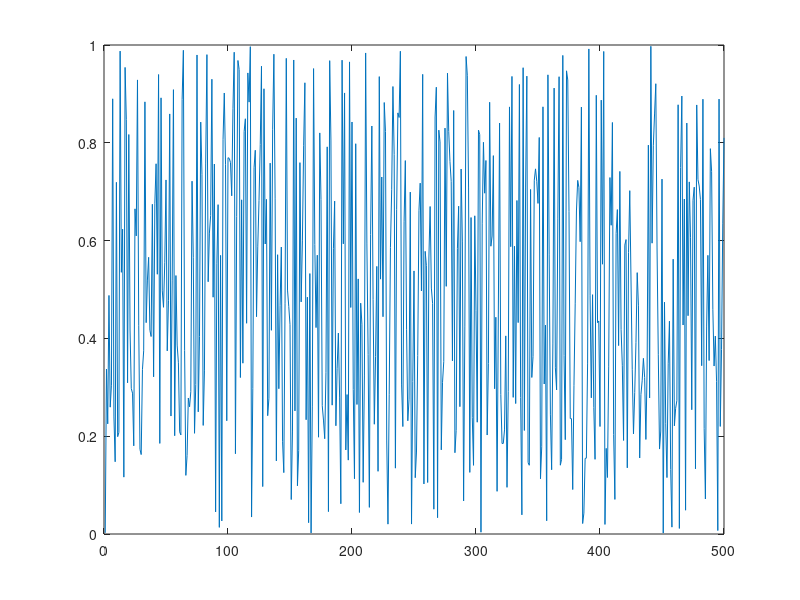

Here is the MATLAB script that generated this plot: (Note: this script raises an error after producing the figure.)

%% Simulate Junk Drawer Effect
% This script is meant to explore the "junk drawer effect" observed in my
% human ECoG data. Essentially it seems like the model needs access to high
% frequencies in order to categorize unstable (decorrelated across space)
% modes. Without it, it is only capable of finding stable modes.
%
% The plan here is to simulate an AR process with eigenvalues that follow
% some power law. Then take the simulated data, filter it at different low
% pass cut offs, and see for which frequencies it is possible to recover
% the initial eigenmode spectrum
%
% @author JStiso April 2017

%% Define constants

n_elecs = 128;
srate = 1000;
% initialize frequencies
freq = zeros(1, n_elecs);
% add negatives to get eigenvalues in conjugate pairs
freq_pos = logspace(log10(3), log10(500), n_elecs/2); % in hz
freq(1:2:n_elecs - 1) = freq_pos;
freq(2:2:n_elecs) = -1.*freq_pos;
pow_exp = -1.1;
dampr = -1./(abs(freq).^pow_exp); % in 1/s

% should look like a power law
clf
scatter(dampr, freq);

%% Make eigenvalues
% lambda = p*exp(i*phi)
% dampr = log2(p)*srate
% freq = phi*srate/2pi

p = (dampr./srate).^2;
phi = (freq.*2.*pi)/srate;

% lambda = a + bi
% lambda = pcos(phi) + isin(phi)

lambda = (p.*(cos(phi) + 1i.*sin(phi)))';

% values should be less than one
clf
plot(abs(lambda))


% make A
A = diag(lambda);

%% Simulate AR1 process

% constants
time = 2000;
x = zeros(n_elecs,time);
x(:,1) = rand(1,n_elecs);

for t = 1:time-1
    x(:,t+1) = A*x(:,t) + rand;
end
x = abs(x);

plot(x(1,1:500))
%eegplot(abs(x), 'srate', srate)

%% Filter data, and try to recover eigenvalues

% window size
win = 500;
filters = 100:50:500;

x_filt = zeros(size(x));
for f = 1:numel(filters)
    
    %use ideal filter
    % for every electrode make x a timeseries object
    for e = 1:size(x,1)
        curr_x = x(e,:);
        % demean for idealfilter
        m = mean(curr_x,2);
        curr_x = curr_x - m;
        x_ts = timeseries(curr_x,(1:size(curr_x,2))./srate);
        % high and low pass filters
        interval = [0, filters(f)];
        x_ts = idealfilter(x_ts, interval, 'pass');
        % make array again
        tmp = x_ts.data;
        % add mean back
        tmp = tmp + m;
        x_filt(e,:) = tmp;
    end
    
    %initialize
    eigvect = zeros(size(x_filt,1), size(x_filt,1), size(x_filt,2) - win);
    eigval = zeros(size(x_filt,1), size(x_filt,2) - win);
    parfor i = 1:size(x_filt,2) - win
        fprintf('\n...%d', i)
        x_curr = x_filt(:,i:i + win);
        [~,A,~,~,~,~] = arfit(x_curr',1,1,'sbc'); % data_n should be a time chunk;
        [vect, val] = eig(A);
        eigvect(:,:,i) = vect;
        eigval(:,i) = diag(val);
    end
    
    
    %vectorize, get abs, and get dist
    ref_em1 = reshape(eigval(:,1:time-win), [], 1);
    [n1, x1] = hist(abs(ref_em1),100);
    
    %get dist of true evs
    [n2, x2] = hist(abs(lambda), 100);
    
    % normalize
    n1 = n1/max(n1);
    n2 = n2/max(n2);
    % back to plotting
    figure(1)
    clf
    bar(x1, n1,'FaceColor','b','EdgeColor','none', 'FaceAlpha', .5);
    hold on
    bar(x2,n2, 'Facecolor', 'r', 'EdgeColor','none', 'FaceAlpha', .5);
    title(['Eigenmode Distribution ', num2str(filters(f))])
    xlabel('Eigenvalue')
    ylabel('Number of Modes')
    legend('Recovered Distribution', 'True Distribution')
    saveas(gca, ['/Users/tnl/Desktop/MATLAB/RAM/anesthesia/dci/filter_test/LPF_', num2str(filters(f)), '.jpg'], 'jpg');
end

